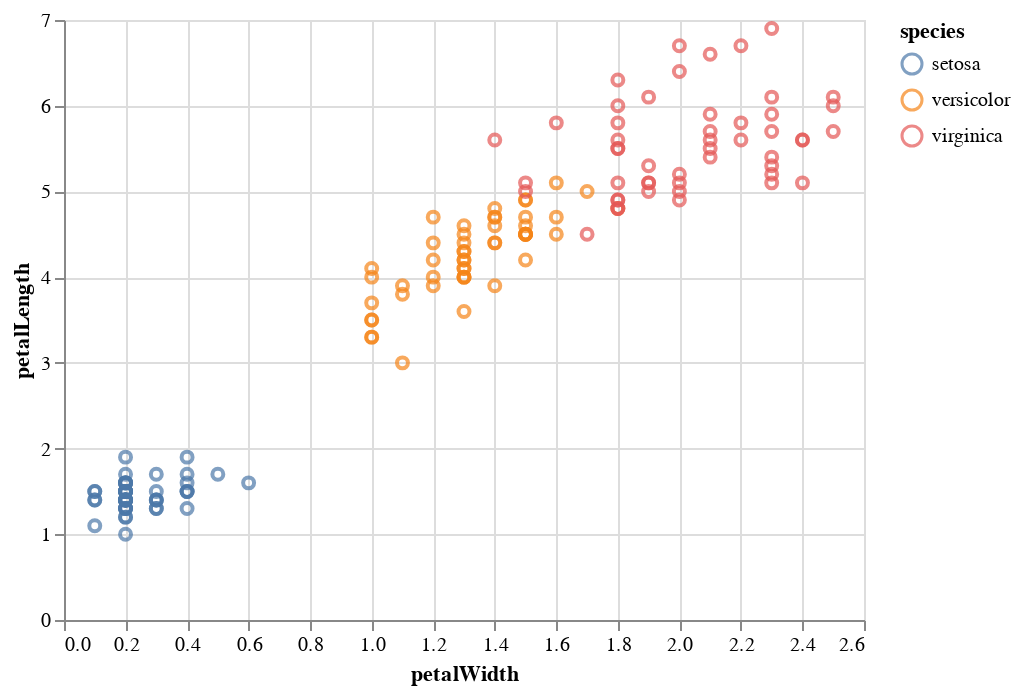

Notebook code cell kept with this figure:
### Markdown cell above
#### _Gráfico de dispersión_ (aka _scatterplot_)

### Code cell
import altair as alt
from vega_datasets import data

iris = data.iris()

alt.Chart(iris).mark_point().encode(
    x='petalWidth',
    y='petalLength',
    color='species',
    tooltip='species'
)

### Figure 1 — Vega-Lite specification as saved in the notebook (floating-point values rounded to 4 significant figures; data arrays with more than 128 entries replaced by an {"elided": "..."} marker saying what was removed)
{"$schema": "https://vega.github.io/schema/vega-lite/v2.6.0.json", "config": {"view": {"height": 300, "width": 400}}, "data": {"name": "data-a264acbd6e539a8b3afc0cb5f240fb57"}, "datasets": {"data-a264acbd6e539a8b3afc0cb5f240fb57": {"elided": "150 records"}}, "encoding": {"color": {"field": "species", "type": "nominal"}, "tooltip": {"field": "species", "type": "nominal"}, "x": {"field": "petalWidth", "type": "quantitative"}, "y": {"field": "petalLength", "type": "quantitative"}}, "mark": "point"}
